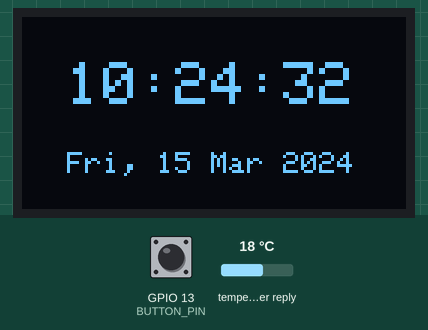
This sketch was run on a simulated ESP32. On the bench: 128×64 one-colour display. The inputs (shaded band) are chosen by the test bench; at power-on: GPIO 13 (BUTTON_PIN) HIGH, temperature in the weather reply 18 °C. WiFi joins after 1.5 s; servers stay silent unless stated; the local clock reads 2024-03-15 10:24:30 at power-on unless the sketch sets it; web services answer with replies made up by the test bench; what the sketch prints to the serial monitor is not drawn.

Above: at 2.9 s.
3.0 s: GPIO 13 (BUTTON_PIN) pulled LOW for 0.15 s
At 4.2 s:
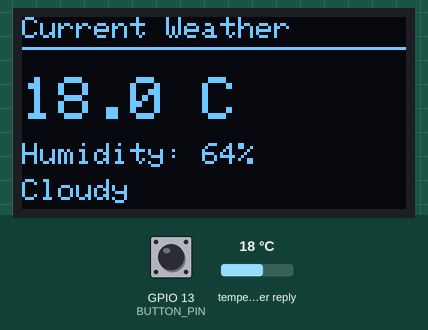
4.6 s: GPIO 13 (BUTTON_PIN) pulled LOW for 1 s
At 5.7 s:
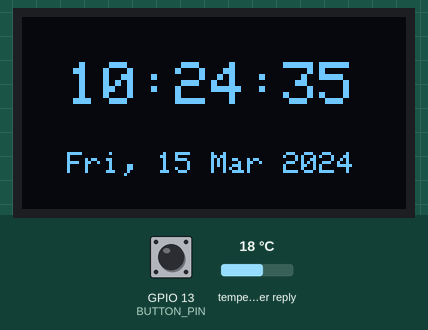
7.1 s: GPIO 13 (BUTTON_PIN) pulled LOW for 3.2 s
At 8.1 s:
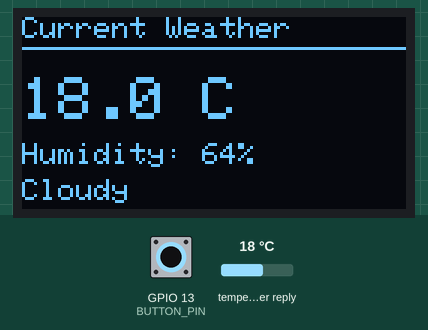
11.8 s: GPIO 13 (BUTTON_PIN) pulled LOW for 0.15 s
At 12.7 s:
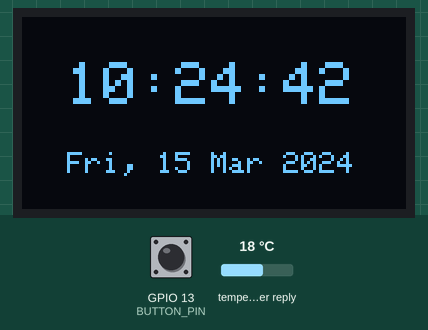
Timing chart, 0 to 14.5 s (numbered marks = the images above; inputs shaded):
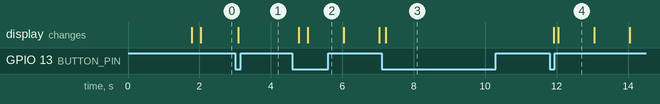

The sketch:

code.ino
```cpp
#include <WiFi.h>
#include <HTTPClient.h>
#include <ArduinoJson.h>
#include <Wire.h>
#include <Adafruit_GFX.h>
#include <Adafruit_SSD1306.h>
#include <time.h>

// --- OLED Configuration ---
#define SCREEN_WIDTH 128
#define SCREEN_HEIGHT 64
Adafruit_SSD1306 display(SCREEN_WIDTH, SCREEN_HEIGHT, &Wire, -1);

// --- Pin Configuration ---
#define BUTTON_PIN 13

// --- WiFi Configuration ---
const char* ssid = "SSID";
const char* password = "password";

// --- API & Time Configuration ---
// Open-Meteo URL (Current Temp, Humidity, and Weather Code)
const char* weatherUrl = "https://api.open-meteo.com/v1/forecast?latitude=9.9312&longitude=76.2673&current=temperature_2m,relative_humidity_2m,weather_code";

const char* ntpServer = "pool.ntp.org";
const long  gmtOffset_sec = 19800; // 19800 seconds = 5.5 hours (IST)
const int   daylightOffset_sec = 0;

// --- Global Variables ---
int screenState = 0; // 0 = Time/Date, 1 = Weather
bool lastButtonState = HIGH;
unsigned long lastWeatherUpdate = 0;
const unsigned long weatherUpdateInterval = 600000; // Update weather every 10 minutes

float currentTemp = 0.0;
int currentHumidity = 0;
String weatherStatus = "Fetching...";

void setup() {
  Serial.begin(115200);
  pinMode(BUTTON_PIN, INPUT_PULLUP);

  // Initialize OLED
  if(!display.begin(SSD1306_SWITCHCAPVCC, 0x3C)) {
    Serial.println("SSD1306 allocation failed");
    for(;;);
  }
  display.clearDisplay();
  display.setTextColor(WHITE);
  display.setTextSize(1);
  display.setCursor(0,20);
  display.println("Connecting WiFi...");
  display.display();

  // Connect to WiFi
  WiFi.begin(ssid, password);
  while (WiFi.status() != WL_CONNECTED) {
    delay(500);
    Serial.print(".");
  }

  // Initialize NTP Time
  configTime(gmtOffset_sec, daylightOffset_sec, ntpServer);

  // Initial Weather Fetch
  fetchWeather();
}

void loop() {
  handleButton();

  // Update weather in the background every 10 minutes
  if (millis() - lastWeatherUpdate > weatherUpdateInterval) {
    fetchWeather();
    lastWeatherUpdate = millis();
  }

  display.clearDisplay();

  if (screenState == 0) {
    drawTimeScreen();
  } else {
    drawWeatherScreen();
  }

  display.display();
  delay(100); // Small delay to prevent display flickering
}

// --- Helper Functions ---

void handleButton() {
  bool currentButtonState = digitalRead(BUTTON_PIN);
  // Check if button was pressed (LOW) and debounced
  if (currentButtonState == LOW && lastButtonState == HIGH) {
    delay(50); // Debounce
    if (digitalRead(BUTTON_PIN) == LOW) {
      screenState = !screenState; // Toggle between 0 and 1
    }
  }
  lastButtonState = currentButtonState;
}

void drawTimeScreen() {
  struct tm timeinfo;
  if(!getLocalTime(&timeinfo)){
    display.setCursor(0, 20);
    display.println("Syncing Time...");
    return;
  }

  char timeStr[10];
  strftime(timeStr, sizeof(timeStr), "%H:%M:%S", &timeinfo);

  char dateStr[20];
  strftime(dateStr, sizeof(dateStr), "%a, %d %b %Y", &timeinfo);

  display.setTextSize(2);
  display.setCursor(15, 15);
  display.println(timeStr);

  display.setTextSize(1);
  display.setCursor(15, 45);
  display.println(dateStr);
}

void drawWeatherScreen() {
  display.setTextSize(1);
  display.setCursor(0, 0);
  display.println("Current Weather");
  display.drawLine(0, 10, 128, 10, WHITE);

  display.setTextSize(2);
  display.setCursor(0, 20);
  display.print(currentTemp, 1);
  display.print(" C"); // Using standard C, circle drawing for degree omitted for simplicity

  display.setTextSize(1);
  display.setCursor(0, 42);
  display.print("Humidity: ");
  display.print(currentHumidity);
  display.println("%");

  display.setCursor(0, 54);
  display.println(weatherStatus);
}

void fetchWeather() {
  if (WiFi.status() == WL_CONNECTED) {
    HTTPClient http;
    http.begin(weatherUrl);
    int httpCode = http.GET();

    if (httpCode > 0) {
      String payload = http.getString();

      // Parse JSON
      JsonDocument doc;
      DeserializationError error = deserializeJson(doc, payload);

      if (!error) {
        currentTemp = doc["current"]["temperature_2m"];
        currentHumidity = doc["current"]["relative_humidity_2m"];
        int code = doc["current"]["weather_code"];
        weatherStatus = getWeatherDescription(code);
      }
    }
    http.end();
  }
}

// Converts standard WMO codes to text
String getWeatherDescription(int code) {
  switch (code) {
    case 0: return "Clear Sky";
    case 1: case 2: case 3: return "Cloudy";
    case 45: case 48: return "Foggy";
    case 51: case 53: case 55: return "Drizzle";
    case 61: case 63: case 65: return "Rain";
    case 71: case 73: case 75: return "Snow";
    case 95: case 96: case 99: return "Stormy";
    default: return "Unknown";
  }
}
```

Measured:
- after the input at 3.0 s, the display: changes after 0.09 s (image 1)
- after the input at 4.6 s, the display: first changes after 0.18 s (image 2 shows a later state)
- after the input at 7.1 s, the display: changes after 0.11 s (image 3)
- after the input at 11.8 s, the display: first changes after 0.11 s (image 4 shows a later state)
- what the display in image 4 shows lasts 1.0 s, from 12.0 s to 13.0 s
